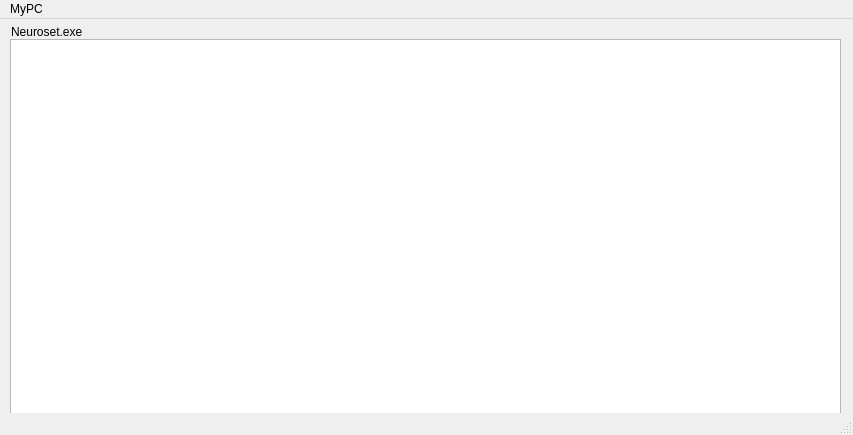
<?xml version="1.0" encoding="UTF-8"?>
<ui version="4.0">
 <class>PCWindow</class>
 <widget class="QMainWindow" name="PCWindow">
  <property name="geometry">
   <rect>
    <x>0</x>
    <y>0</y>
    <width>853</width>
    <height>435</height>
   </rect>
  </property>
  <property name="windowTitle">
   <string>MainWindow</string>
  </property>
  <widget class="QWidget" name="centralwidget">
   <widget class="QTextBrowser" name="textBrowser">
    <property name="geometry">
     <rect>
      <x>10</x>
      <y>20</y>
      <width>831</width>
      <height>381</height>
     </rect>
    </property>
   </widget>
   <widget class="QLabel" name="label">
    <property name="geometry">
     <rect>
      <x>11</x>
      <y>4</y>
      <width>91</width>
      <height>17</height>
     </rect>
    </property>
    <property name="text">
     <string>Neuroset.exe</string>
    </property>
   </widget>
  </widget>
  <widget class="QStatusBar" name="statusbar"/>
  <widget class="QMenuBar" name="menubar">
   <property name="geometry">
    <rect>
     <x>0</x>
     <y>0</y>
     <width>853</width>
     <height>22</height>
    </rect>
   </property>
   <widget class="QMenu" name="menuMyPC">
    <property name="title">
     <string>MyPC</string>
    </property>
   </widget>
   <addaction name="menuMyPC"/>
  </widget>
 </widget>
 <resources/>
 <connections/>
</ui>
